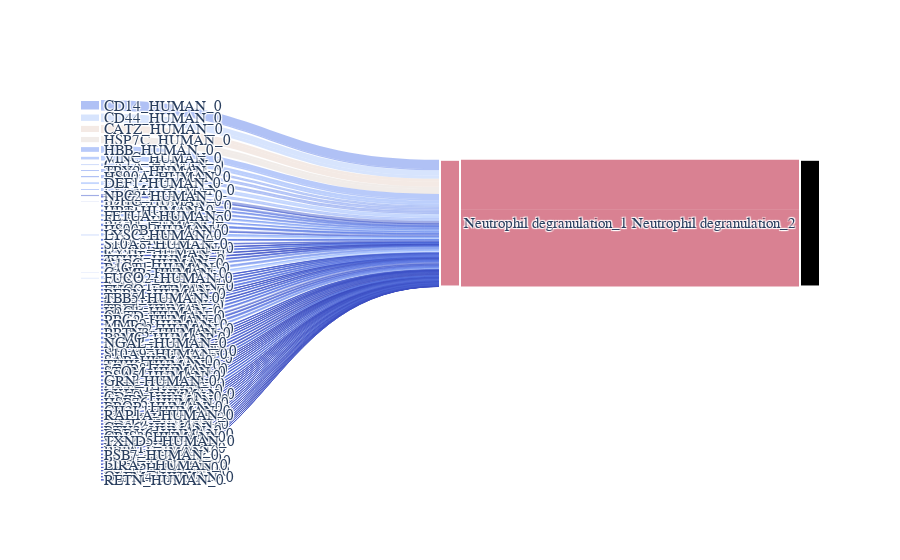

This figure's notebook cell:
### Code cell
query_node = "Neutrophil degranulation_2"

IG.plot_subgraph_sankey(
    query_node, upstream=True, savename="img/subgraph_sankey.png", cmap="coolwarm"
)
